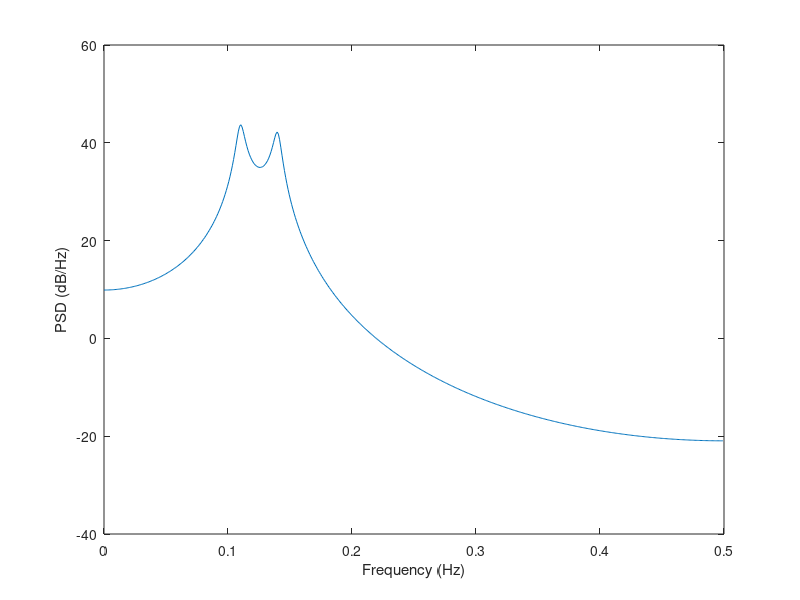
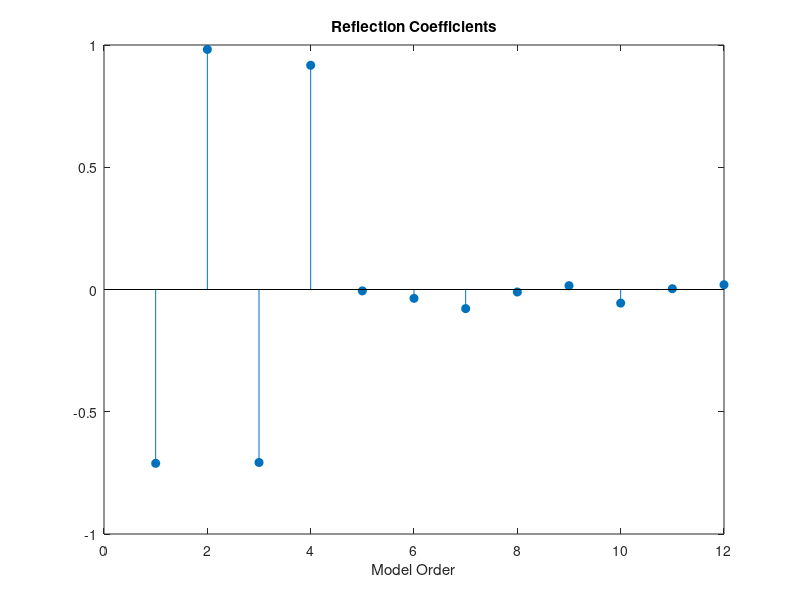
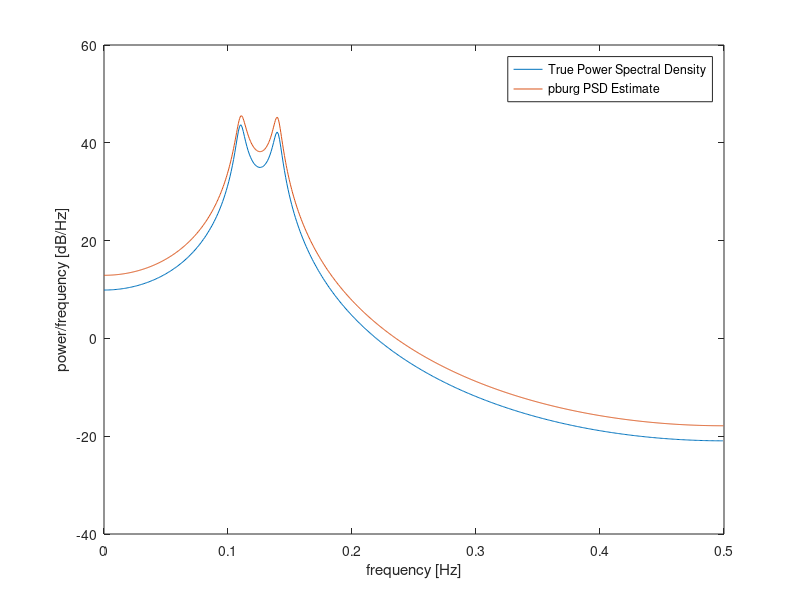

Source code (MATLAB) for these figures, in order: (Note: this script raises an error after producing the figures.)
%% PSD Estimate of an AR(4) Process
clear, clc, close all

% Create a realization of an AR(4) wide-sense stationary random process
A = [1 -2.7607 3.8106 -2.6535 0.9238];

% Obtain the frequency response and plot the PSD of the system.
[HH,FF] = freqz(1,A,[],1);

figure
plot(FF,20*log10(abs(HH)))

xlabel('Frequency (Hz)')
ylabel('PSD (dB/Hz)')

% Create a realization of the AR(4) random process. Set the random number 
% generator to the default settings for reproducible results. The 
% realization is 1000 samples in length. Assume a sampling frequency of 
% 1 Hz. Compare the PSD estimates with the true PSD.
rng default

x = randn(1000,1);
y = filter(1,A,x);


%% Determination of the order of the model
[a,e,k] = arburg(y, 12);    % Se requieren 4 coeficientes para pburg
% [a,e] = arcov (y, 12);    % NO APLICA
% [a,e] = armcov(y, 12);    % NO APLICA
% [a,e,k] = aryule(y, 20);  % Se requieren 11 coeficientes para aryule

figure
stem(k,'filled')
title('Reflection Coefficients')
xlabel('Model Order')

% The reflection coefficients decay to zero after order 4. This indicates 
% an AR(4) model is most appropriate.
%}

order = 4;     % of the AR used to produce the PSD estimate
nfft  = 1024;
fs    = 1;

%% Burg's method
[Pxx_burg,F_burg] = pburg(y,order,nfft,fs);
figure
plot(FF,20*log10(abs(HH)), F_burg,10*log10(Pxx_burg));
xlabel('frequency [Hz]')
ylabel('power/frequency [dB/Hz]')
legend('True Power Spectral Density','pburg PSD Estimate')

%% Covariance method
[Pxx_cov,F_cov] = pcov(y,order,nfft,fs);
figure
plot(FF,20*log10(abs(HH)), F_cov,10*log10(Pxx_cov));
legend('True Power Spectral Density','pcov PSD Estimate')

%% Modified covariance method
[Pxx_mcov,F_mcov] = pmcov(y,order,nfft,fs);
figure
plot(FF,20*log10(abs(HH)), F_mcov,10*log10(Pxx_mcov));
legend('True Power Spectral Density','pmcov PSD Estimate')

%% Yule-Walker method
[Pxx_yulear,F_yulear] = pyulear(y,order,nfft,fs);
figure
plot(FF,20*log10(abs(HH)), F_yulear,10*log10(Pxx_yulear));
legend('True Power Spectral Density','pyulear PSD Estimate')

%% All methods
figure
plot(...
   FF,       20*log10(abs(HH)), ...
   F_burg,   10*log10(Pxx_burg), ...
   F_cov,    10*log10(Pxx_cov), ...
   F_mcov,   10*log10(Pxx_mcov), ...
   F_yulear, 10*log10(Pxx_yulear));
legend('True Power Spectral Density', ...
   'pburg PSD Estimate', ...
   'pcov PSD Estimate', ...
   'pmcov PSD Estimate', ...
   'pyulear PSD Estimate');
